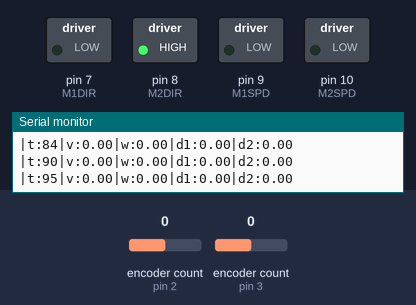
Bench run of a sketch on a simulated Arduino Uno, built with avr-gcc and run on an emulated ATmega328P. Shown: switched loads named in the sketch (green lamp = pin HIGH), the last lines printed to the serial monitor. The inputs (shaded band) are chosen by the test bench; at power-on: encoder count (sensors on pin 2, pin 3) 0. Pins used as bus, display or sensor lines are not drawn.

Above: at 0.1 s.
At 1.1 s:
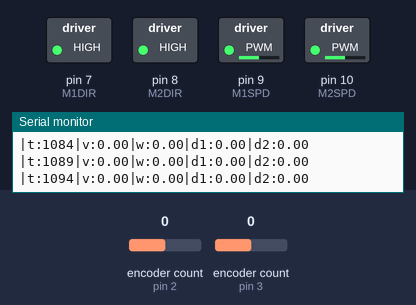
Timing chart, 0 to 5.5 s (numbered marks = the images above):
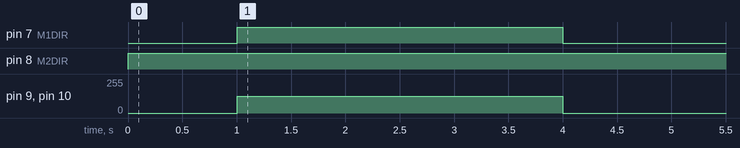

The sketch:

robotIdentificationExp.ino
```cpp
// Aidan Ferry and Charles Vath (I, Charles, based this document off of Aiden's code for the Miniproject and some prior code I wrote for step response testing in te Miniproject)
// 03/_/2023
// Demo 1 Identification Experiments

// Encoder library
#include <Encoder.h>

// Define motor pins
#define EN1 4
#define M1DIR 7
#define M1SPD 9

#define EN2 5
#define M2DIR 8
#define M2SPD 10

// Logic variables
boolean ran = false;
boolean outBool = true;

// Voltage variables
// avgVa and delVa decide which variable is being measured. One should be 8 and the other 0. Vapp is for the voltage fed into the motors.
double avgVa = 0; double delVa = 8;
double Vapp1=0; double Vapp2=0;

// Timing variables
int clk; // Used to implement step response and stop
int newTime1 = 0  ; int newTime2 = 0;
int oldTime1; int oldTime2;

// Subset of Timing: March. Used to keep time at ~5 ms for the loop
int march; int thresh = 5000;
int marchStart; int marchEnd;

// Displacement variables record motor wheel displacement
double disp1 = 0; double disp2 = 0;
double oldDisp1; double oldDisp2;

// Velocity variables
double vel = 0; double rot = 0;
double om1; double om2;

// Robot physical parameters
double dist = 0.275; // [m]
double radii = 0.149/2; // [m]

//Initialize the motor encoder object
Encoder motorA(2,4);
Encoder motorB(3,5);

void setup() {
  // Serial communication
  Serial.begin(230400);

  //Initialize pins for motor driver control
  pinMode(EN1,OUTPUT);
  pinMode(M1DIR, OUTPUT);
  pinMode(M1SPD, OUTPUT);

  pinMode(EN2,OUTPUT);
  pinMode(M2DIR, OUTPUT);
  pinMode(M2SPD, OUTPUT);

  //Enable motor drivers
  digitalWrite(EN1,HIGH);
  digitalWrite(EN2,HIGH);

  // Clock for sampling
  clk = millis();

  // Timing
  oldTime1 = micros();
  oldTime2 = micros();

  marchStart = micros();
  marchEnd = micros();

  // Displacement
  oldDisp1 = 0;
  oldDisp2 = 0;

}

void loop() {
  clk = millis();
  // Step response logic
  if (clk < 1000 && !ran) { // Set speed to 0
    Vapp1 = 0;
    Vapp2 = 0;
  }

  else if (clk < 4000 && !ran) { // Apply step voltage as needed for avgVa or delVa
    // Average Va = 1, ergo Vapp1 and Vapp2 = 0.5 V each. Delta Va = 1, ergo Vapp1 = 0.5 V and Vapp2 = -0.5 V.
    Vapp1 = (255.0/8) * (avgVa + delVa)/2;
    Vapp2 = (255.0/8) * (avgVa - delVa)/2;
  }

  else { // Stop
    Vapp1 = 0;
    Vapp2 = 0;
    ran = true;
  }

  //Drive Motor
  if(Vapp1>0) digitalWrite(M1DIR,HIGH);
  else digitalWrite(M1DIR,LOW);

  if(Vapp2>0) digitalWrite(M2DIR,LOW);
  else digitalWrite(M2DIR,HIGH);

  analogWrite(M1SPD,abs(Vapp1));
  analogWrite(M2SPD,abs(Vapp2));

  //Read Encoder 1
  disp1 = (double)motorA.read()*2*PI/3200;
  newTime1 = micros();
  om1 = 1000000*(disp1 - oldDisp1) / (newTime1 - oldTime1);

  //Read Encoder 2
  disp2 = -1*(double)motorB.read()*2*PI/3200;
  newTime2 = micros();
  om2 = 1000000*(disp2 - oldDisp2) / (newTime2 - oldTime2);

  // Handle clean-up from reading encoders
  oldTime1 = newTime1;
  oldDisp1 = disp1;

  oldTime2 = newTime2;
  oldDisp2 = disp2;

  // Process encoder data
  vel = radii * (om1 + om2) / 2;
  rot = radii * (om1 - om2) / dist;

  // Print outs and print logic
  if (clk > 8000 && ran) {
    outBool = false;
  }

  if (outBool) {
    Serial.print("|t:");
    Serial.print(clk);

    Serial.print("|v:");
    Serial.print(vel);

    Serial.print("|w:");
    Serial.print(rot);

    Serial.print("|d1:");
    Serial.print(disp1);

    Serial.print("|d2:");
    Serial.print(disp2);

    Serial.println("");
  }

  // Sampling configuration
  // Get current time passed
  marchEnd = micros();
  march = marchEnd - marchStart;

  if (march > thresh) { // Went over sampling time
    Serial.println("DOST ERROR"); // DOST: Deviation Of Sampling Time
    Serial.println("");
  }
  else { // wait until 5 ms
    while (march < thresh) {
      marchEnd = micros();
      march = marchEnd - marchStart;
    }
  }

  marchStart = marchEnd;
}
```

Measured:
- by itself, pin 7 (M1DIR): LOW → HIGH at 1.0 s, → LOW 3.0 s later
- by itself, pin 8 (M2DIR): LOW → HIGH at 0.00 s
- by itself, pin 9 (M1SPD), pin 10 (M2SPD): 0/255 → 127/255 at 1.0 s, → 0/255 3.0 s later
